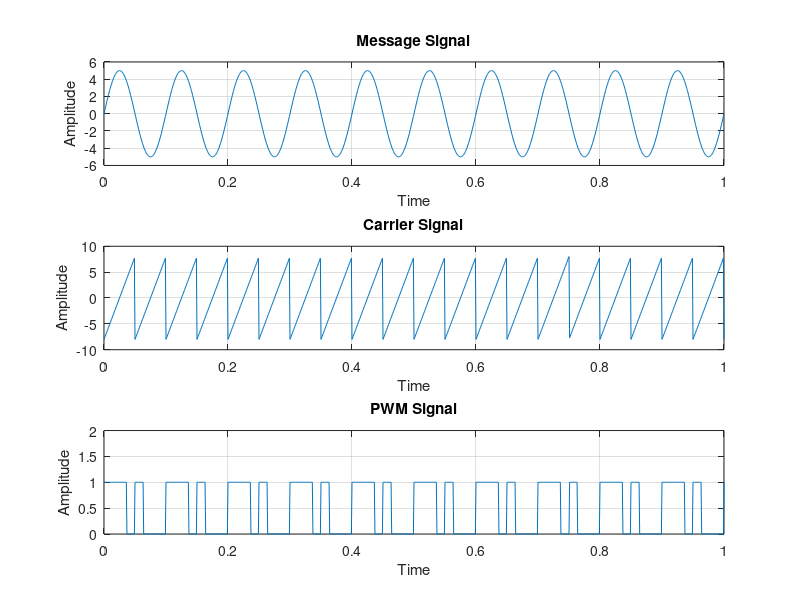

MATLAB code to generate this figure:
clc;
clear all;
close all;
%% User Define
t=0:0.001:1;
fc=20;
fm=10;
a=8;
b=5;
%% Code
vc=a.*sawtooth(2*pi*fc*t);
vm=b.*sin(2*pi*fm*t);
n=length(vc);
for i=1:n
if(vm(i)>=vc(i))
        pwm(i)=1;
else
        pwm(i)=0;
end
end
subplot(3,1,1);
plot(t,vm);
xlabel('Time');
ylabel('Amplitude');
title('Message Signal');
grid on;
 
subplot(3,1,2);
plot(t,vc);
xlabel('Time');
ylabel('Amplitude');
title('Carrier Signal');
grid on;
subplot(3,1,3);
plot(t,pwm);
xlabel('Time');
ylabel('Amplitude');
title('PWM Signal');
axis([0 1 0 2]);
grid on;